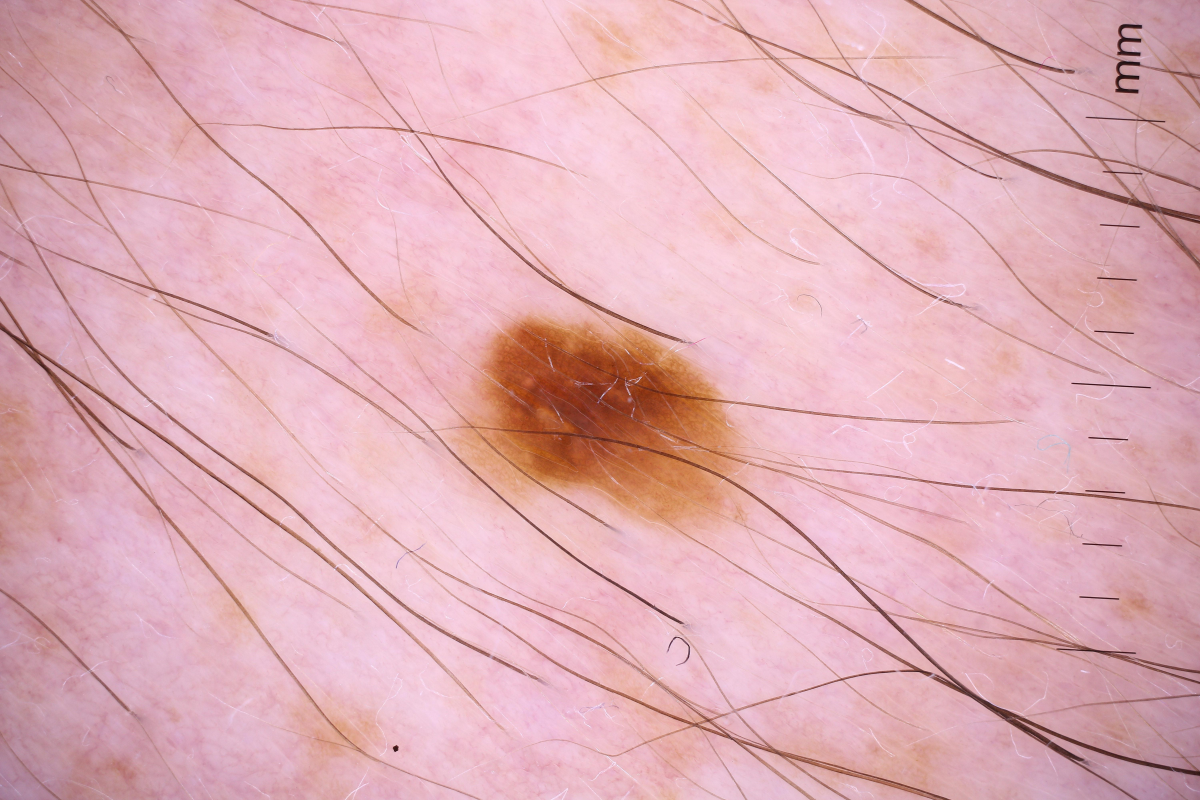
#> input picture help/notebooks/cleaned_image.jpg, 6000 x 4000 px (shown at 1/5 size)
$ python resize_images_224x224.py ../notebooks out
#> lines starting #> are read from the running program, lines starting #| are printed output that depends on the picture
import os
import sys
from PIL import Image

def resize_images(folder_path, output_folder=None, target_size=(224, 224)):
    # If no output folder specified, use the input folder (overwrites original files)
#> called with folder_path = '../notebooks', output_folder = 'out', target_size = (224, 224)
    if output_folder is None:
        output_folder = folder_path
    else:
        # Create output folder if it doesn't exist
        os.makedirs(output_folder, exist_ok=True)

    # Get all files in the folder
    files = os.listdir(folder_path)

    # Supported image formats
    supported_formats = ['.jpg', '.jpeg', '.png', '.bmp', '.gif', '.tiff']

    # Counter for processed images
    processed = 0
    skipped = 0

    print(f"Resizing images to {target_size[0]}x{target_size[1]} pixels...")

    # Process each file
    for filename in files:
        file_path = os.path.join(folder_path, filename)

        # Skip directories
        if os.path.isdir(file_path):
            continue

        # Check if file is an image by extension
        file_ext = os.path.splitext(filename)[1].lower()
        if file_ext not in supported_formats:
            skipped += 1
            continue

        try:
            # Open the image
            with Image.open(file_path) as img:
                # Create a copy of the image to preserve the original
#> img is the input picture: PIL image 6000x4000 RGB; mean R, G, B 224.7, 175.3, 183.7
                img_copy = img.copy()

                # Use thumbnail function to resize while preserving aspect ratio
                img_copy.thumbnail(target_size, Image.LANCZOS)
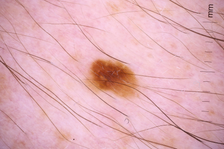
#> img_copy: PIL image 224x149 RGB; mean R, G, B 224.7, 175.3, 183.7

                # Create a new image with target dimensions and paste the thumbnailed image
                new_img = Image.new("RGB", target_size, color=(0, 0, 0))
#> new_img: PIL image 224x224 RGB; every value is 0

                # Calculate position to paste (center the image)
                paste_x = (target_size[0] - img_copy.width) // 2
#> paste_x = 0
                paste_y = (target_size[1] - img_copy.height) // 2
#> paste_y = 37

                # Paste the thumbnailed image onto the blank canvas
                new_img.paste(img_copy, (paste_x, paste_y))
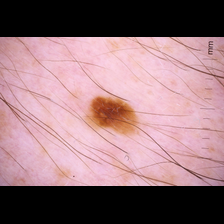
#> new_img: PIL image 224x224 RGB; mean R, G, B 149.5, 116.6, 122.2

                # Save the resulting image
                output_path = os.path.join(output_folder, filename)
                new_img.save(output_path, quality=95)

                processed += 1
                print(f"Processed: {filename}")

        except Exception as e:
            print(f"Error processing {filename}: {e}")
            skipped += 1

    print(f"\nResizing complete!")
    print(f"Processed {processed} images")
    print(f"Skipped {skipped} files")


if __name__ == "__main__":
    # Check if command line arguments are provided
    if len(sys.argv) < 2:
        print("Usage:")
        print("python resize_images.py <input_folder> [output_folder]")
        sys.exit(1)

    # Get folder path from command line arguments
    input_folder = sys.argv[1]

    # Get output folder if provided
    output_folder = sys.argv[2] if len(sys.argv) > 2 else None


    # input_folder = './train_224X224/';
    # output_folder = './train_224X224_resized/';


    # Resize images
    resize_images(input_folder, output_folder)
